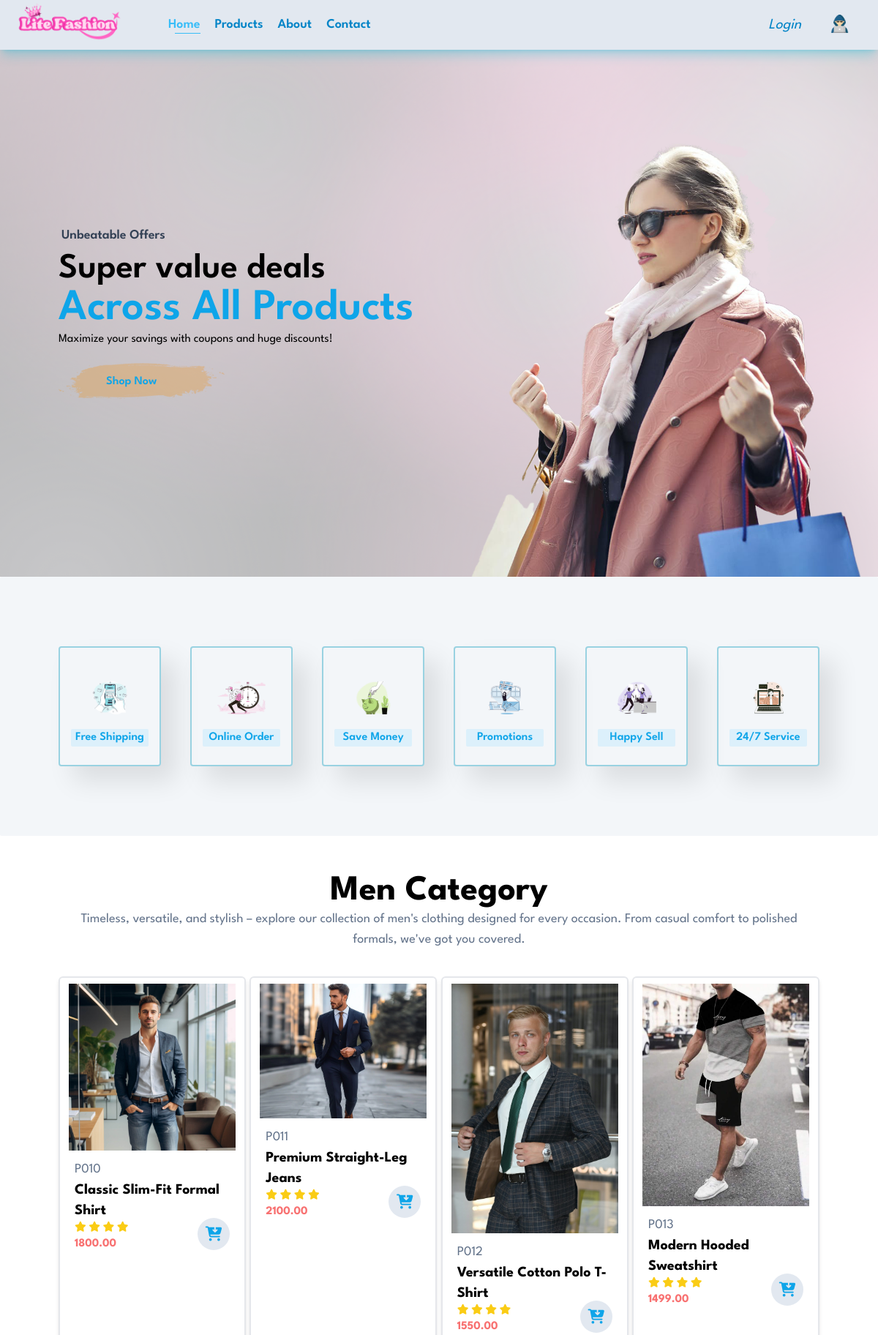
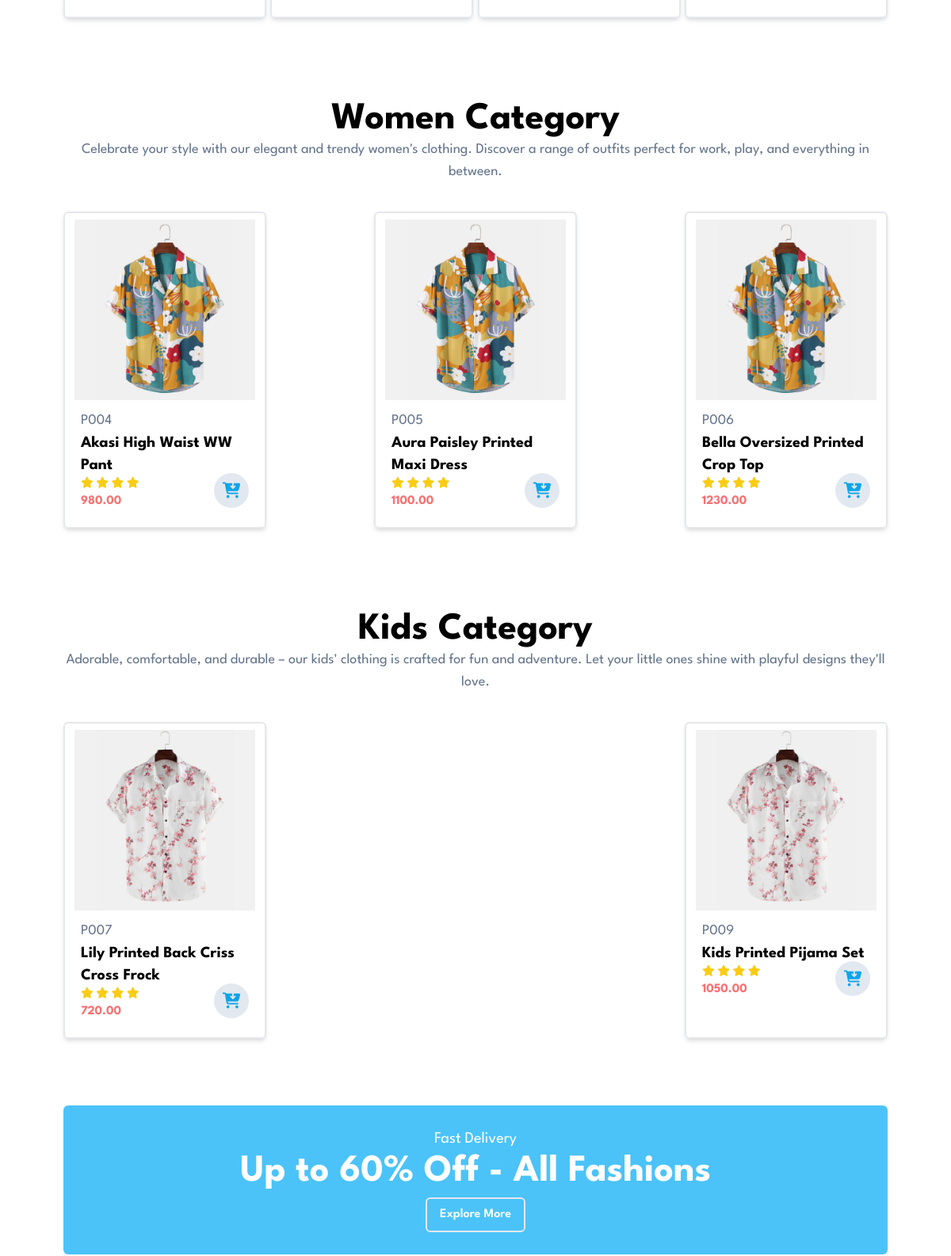
The page /user/ (upper part) on the database its author committed (2 pictures, top to bottom).
### tables this page shows
CREATE TABLE `clothproduct` (
  `ProductId` varchar(15) NOT NULL,
  `P_name` varchar(75) DEFAULT NULL,
  `P_categoryId` varchar(75) DEFAULT NULL,
  `P_price` decimal(9,2) DEFAULT NULL,
  `P_quantity` int(11) DEFAULT 1,
  `P_image1` varchar(40) DEFAULT 'pImage1.jpg',
  `P_image2` varchar(40) DEFAULT 'pImage2.jpg',
  `P_image3` varchar(40) DEFAULT 'pImage3.jpg',
  `P_image4` varchar(40) DEFAULT 'pImage4.jpg',
  `P_description` varchar(200) DEFAULT NULL,
  `P_small` char(1) DEFAULT NULL,
  `P_medium` char(1) DEFAULT NULL,
  `P_large` char(1) DEFAULT NULL,
  `P_extraLarge` char(1) DEFAULT NULL,
  `P_status` varchar(5) DEFAULT '1'
);

### user/index.php (the view, shortened to what this page needs)
<?php
require_once('./includes/config.php');
?>
<?php
$categories1 = $connection->query("select * from clothProduct where P_status='1' and P_categoryId='C001' LIMIT 4");
$categories1->execute();
$menCloth = $categories1->fetchAll(PDO::FETCH_OBJ);
$categories2 = $connection->query("select * from clothProduct where P_status='1' and P_categoryId='C002' LIMIT 4");
$categories2->execute();
$womenCloth = $categories2->fetchAll(PDO::FETCH_OBJ);
$categories3 = $connection->query("select * from clothProduct where P_status='1' and P_categoryId='C003' LIMIT 4");
$categories3->execute();
$kidsCloth = $categories3->fetchAll(PDO::FETCH_OBJ);
?>
<!DOCTYPE html>
<html lang="en">
<head>
  <link
    rel="stylesheet"
    href="https://cdnjs.cloudflare.com/ajax/libs/font-awesome/6.6.0/css/all.min.css" />
  <link rel="stylesheet" href="layout/css/styles.css" />
  <script src="https://cdn.tailwindcss.com"></script>
</head>
<body>
  <?php include_once 'includes/navbar.php' ?>
  <section
    id="hero"
    class="flex flex-col py-0 px-20 flex-start justify-center">
    <h4 class="text-lg font-semibold mb-2 ml-1 text-slate-700">
      Unbeatable Offers
    </h4>
    <h2 class="text-5xl font-semibold">Super value deals</h2>
    <h1 class="text-6xl font-semibold text-sky-500">Across All Products</h1>
    <p>Maximize your savings with coupons and huge discounts!</p>
    <a
      href="http://localhost/LiteFashionDarkDevils/user/pages/list_products.php"
      class="flex justify-start shop-button text-sky-500 hover:text-sky-400 font-semibold cursor-pointer mt-5">
      Shop Now
    </a>
  </section>
  <section
    id="feature"
    class="flex py-20 px-20 gap-10 justify-between text-sky-500 bg-slate-200/40 rounded-sm font-semibold">
    <div class="feature-box">
      <img src="layout/images/features/f1.png" alt="" class="p-5" />
      <p class="text-sky-500 bg-sky-200/40 rounded-sm font-semibold">
        Free Shipping
      </p>
    </div>
    <div class="feature-box">
      <img src="layout/images/features/f2.png" alt="" class="p-5" />
      <p class="text-sky-500 bg-sky-200/40 rounded-sm font-semibold">
        Online Order
      </p>
    </div>
    <div class="feature-box">
      <img src="layout/images/features/f3.png" alt="" class="p-5" />
      <p class="text-sky-500 bg-sky-200/40 rounded-sm font-semibold">
        Save Money
      </p>
    </div>
    <div class="feature-box">
      <img src="layout/images/features/f4.png" alt="" class="p-5" />
      <p class="text-sky-500 bg-sky-200/40 rounded-sm font-semibold">
        Promotions
      </p>
    </div>
    <div class="feature-box">
      <img src="layout/images/features/f5.png" alt="" class="p-5" />
      <p class="text-sky-500 bg-sky-200/40 rounded-sm font-semibold">
        Happy Sell
      </p>
    </div>
    <div class="feature-box">
      <img src="layout/images/features/f6.png" alt="" class="p-5" />
      <p class="text-sky-500 bg-sky-200/40 rounded-sm font-semibold">
        24/7 Service
      </p>
    </div>
  </section>
  <section id="feature-products" class="py-8 px-20 mt-5">
    <h2 class="text-5xl font-bold  text-center">Men Category</h2>
    <p class="text-lg text-slate-500  text-center">Timeless, versatile, and stylish – explore our collection of men's clothing designed for every occasion. From casual comfort to polished formals, we've got you covered.</p>
    <div class="flex justify-between py-5 flex-wrap">
      <?php foreach ($menCloth as $men) : ?>
        <div
          class="w-[23%] min-w-64 py-2 px-3 border-2 rounded-md shadow-md mt-4 mx-0 cursor-pointer hover:shadow-xl"
          onclick="window.location.href='./pages/single_product.php?id=<?php echo ($men->ProductId); ?>'">
          <img src="http://localhost/LiteFashionDarkDevils/admin/uploads/<?php echo $men->P_image1; ?>" alt="" />
          <div class="flex justify-between py-3 relative">
            <div class="px-2">
              <span class="text-lg text-slate-500"><?php echo ($men->ProductId); ?></span>
              <p class="text-xl font-bold"><?php echo $men->P_name; ?></p>
              <div class="text-yellow-400 text-sm">
                <i class="fa-solid fa-star"></i>
                <i class="fa-solid fa-star"></i>
                <i class="fa-solid fa-star"></i>
                <i class="fa-solid fa-star"></i>
              </div>
              <p class="text-red-400 font-bold"><?php echo $men->P_price; ?></p>
            </div>
            <div>
              <a href="<?php echo LocalhostPath; ?>/pages/cart.php">
                <div
                  class="h-11 w-11 bg-slate-200 rounded-full flex items-center justify-center absolute right-2 bottom-4">
                  <i
                    class="fa-solid fa-cart-arrow-down text-xl text-sky-500"></i>
                </div>
              </a>
            </div>
          </div>
        </div>
      <?php endforeach; ?>
    </div>
  </section>
  <section id="feature-products" class="py-8 px-20 mt-5">
    <h2 class="text-5xl font-bold  text-center">Women Category</h2>
    <p class="text-lg text-slate-500  text-center">Celebrate your style with our elegant and trendy women's clothing. Discover a range of outfits perfect for work, play, and everything in between.</p>
    <div class="flex justify-between py-5 flex-wrap">
      <?php foreach ($womenCloth as $women) : ?>
        <div
          class="w-[23%] min-w-64 py-2 px-3 border-2 rounded-md shadow-md mt-4 mx-0 cursor-pointer hover:shadow-xl"
          onclick="window.location.href='./pages/single_product.php?id=<?php echo ($women->ProductId); ?>'">
          <img src="http://localhost/LiteFashionDarkDevils/admin/uploads/<?php echo $women->P_image1; ?>" alt="" />
          <div class="flex justify-between py-3 relative">
            <div class="px-2">
              <span class="text-lg text-slate-500"><?php echo ($women->ProductId); ?></span>
              <p class="text-xl font-bold"><?php echo $women->P_name; ?></p>
              <div class="text-yellow-400 text-sm">
                <i class="fa-solid fa-star"></i>
                <i class="fa-solid fa-star"></i>
                <i class="fa-solid fa-star"></i>
                <i class="fa-solid fa-star"></i>
              </div>
              <p class="text-red-400 font-bold"><?php echo $women->P_price; ?></p>
            </div>
            <div>
              <a href="<?php echo LocalhostPath; ?>/pages/cart.php">
                <div
                  class="h-11 w-11 bg-slate-200 rounded-full flex items-center justify-center absolute right-2 bottom-4">
                  <i
                    class="fa-solid fa-cart-arrow-down text-xl text-sky-500"></i>
                </div>
              </a>
            </div>
          </div>
        </div>
      <?php endforeach; ?>
    </div>
  </section>
  <section id="feature-products" class="py-8 px-20 mt-5">
    <h2 class="text-5xl font-bold  text-center">Kids Category</h2>
    <p class="text-lg text-slate-500  text-center">Adorable, comfortable, and durable – our kids' clothing is crafted for fun and adventure. Let your little ones shine with playful designs they'll love.</p>
    <div class="flex justify-between py-5 flex-wrap">
      <?php foreach ($kidsCloth as $kids) : ?>
        <div
          class="w-[23%] min-w-64 py-2 px-3 border-2 rounded-md shadow-md mt-4 mx-0 cursor-pointer hover:shadow-xl"
          onclick="window.location.href='./pages/single_product.php?id=<?php echo ($kids->ProductId); ?>'">
          <img src="http://localhost/LiteFashionDarkDevils/admin/uploads/<?php echo $kids->P_image1; ?>" alt="" />
          <div class="flex justify-between py-3 relative">
            <div class="px-2">
              <span class="text-lg text-slate-500"><?php echo ($kids->ProductId); ?></span>
              <p class="text-xl font-bold"><?php echo $kids->P_name; ?></p>
              <div class="text-yellow-400 text-sm">
                <i class="fa-solid fa-star"></i>
                <i class="fa-solid fa-star"></i>
                <i class="fa-solid fa-star"></i>
                <i class="fa-solid fa-star"></i>
              </div>
              <p class="text-red-400 font-bold"><?php echo $kids->P_price; ?></p>
            </div>
            <div>
              <a href="<?php echo LocalhostPath; ?>/pages/cart.php">
                <div
                  class="h-11 w-11 bg-slate-200 rounded-full flex items-center justify-center absolute right-2 bottom-4">
                  <i
                    class="fa-solid fa-cart-arrow-down text-xl text-sky-500"></i>
                </div>
              </a>
            </div>
          </div>
        </div>
      <?php endforeach; ?>
    </div>
  </section>
  <section id="banner" class="py-8 px-20">
    <div
      class="flex flex-col text-center items-center text-white bg-sky-400/90 py-7 px-8 rounded-md">
      <p class="text-xl mb-1">Fast Delivery</p>
      <h2 class="text-5xl font-bold mb-2">
        Up to <span>60% Off</span> - All Fashions
      </h2>
      <a
        href="http://localhost/LiteFashionDarkDevils/user/pages/list_products.php"
        class="py-2 px-4 border-2 font-semibold rounded-md hover:text-sky-400 hover:bg-white/90">
        Explore More
      </a>
    </div>
  </section>
</body>
</html>

### user/layout/css/styles.css (style rules this page uses)
* { margin: 0; padding: 0; box-sizing: border-box; font-family: 'League Spartan', sans-serif; }
#hero { background-image: url("../images/hero1.png"); height: 90vh; width: 100%; background-size: cover; background-position: top 25% right 0; }
.shop-button { background-image: url("../images/button.png"); background-color: transparent; border: 0; background-repeat: no-repeat; padding: 14px 80px 14px 65px; }
.feature-box { width: 180px; text-align: center; padding: 25px 15px; box-shadow: 20px 20px 35px rgba(0, 0, 0, 0.1); border: 2px solid #91cfe0e9; border-radius: 4px; margin: 15px 0; }

### rows shown on the page
clothproduct: P_image1 (picture), ProductId "P010", P_name "Classic Slim-Fit Formal Shirt", P_price "1800.00"
clothproduct: P_image1 (picture), ProductId "P011", P_name "Premium Straight-Leg Jeans", P_price "2100.00"
clothproduct: P_image1 (picture), ProductId "P012", P_name "Versatile Cotton Polo T-Shirt", P_price "1550.00"
clothproduct: P_image1 (picture), ProductId "P013", P_name "Modern Hooded Sweatshirt", P_price "1499.00"
clothproduct: P_image1 (picture), ProductId "P004", P_name "Akasi High Waist WW Pant", P_price "980.00"
clothproduct: P_image1 (picture), ProductId "P005", P_name "Aura Paisley Printed Maxi Dress", P_price "1100.00"
clothproduct: P_image1 (picture), ProductId "P006", P_name "Bella Oversized Printed Crop Top", P_price "1230.00"
clothproduct: P_image1 (picture), ProductId "P007", P_name "Lily Printed Back Criss Cross Frock", P_price "720.00"
clothproduct: P_image1 (picture), ProductId "P009", P_name "Kids Printed Pijama Set", P_price "1050.00"
